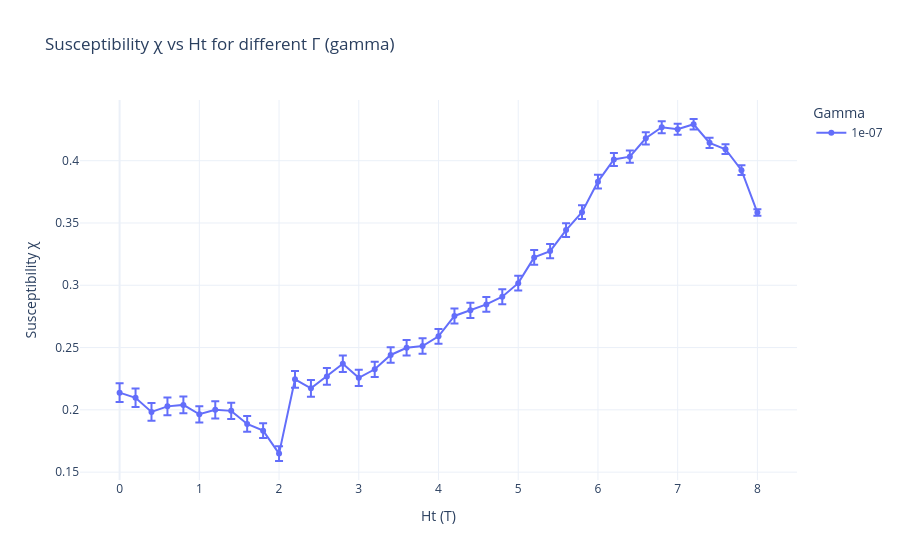

Notebook cell for this chart:
### Code cell
#Relaxed Ht = 2.0T
import pandas as pd
import glob
import numpy as np
import plotly.express as px
path = '/Users/jiakai/Desktop/SURF/code/_spirit/'
n_cycles = 240


# Pattern to match all relevant CSV files
file_pattern = path + f"Susceptibility_v2_multi_gammas_{dim}_*_per_gamma_20_anisotropy_1.5_relax_step_*_gammas_-5_relax_2.0_gamma_{gamma}_relaxed_*.csv"

# List all matching files
csv_files = glob.glob(file_pattern)

# Print how many files were found
print(f"Found {len(csv_files)} files.")
repeats = len(csv_files)
for f in csv_files:
    print(f)

# Read and concatenate all files
df_all_relaxed_small_1 = pd.concat([pd.read_csv(f) for f in csv_files], ignore_index=True)

# Average over cycles, std divided by sqrt(n_cycles)
df_avg_relaxed_small_1 = (
    df_all_relaxed_small_1.groupby(["gamma", "Ht"], as_index=False)
    .agg(
        chi_mean=("chi", "mean"),
        chi_std=("chi", lambda x: x.std(ddof=1) / np.sqrt(len(x)))
    )
)

# Plot
fig_relaxed_small_1 = px.line(
    df_avg_relaxed_small_1,
    x="Ht",
    y="chi_mean",
    error_y="chi_std",
    color="gamma",  # Different color per gamma
    markers=True,
    labels={
        "Ht": "Ht (T)",
        "chi_mean": "Susceptibility χ",
        "gamma": "Gamma",
    },
    title="Susceptibility χ vs Ht for different Γ (gamma)",
    template="plotly_white"
)


fig_relaxed_small_1.show()

### Figure 1 — Plotly figure (JSON) as saved in the notebook; plotly's stock layout.template omitted (floating-point values rounded to 4 significant figures)
{"data": [{"error_y": {"array": [0.007561, 0.007424, 0.007108, 0.007158, 0.00679, 0.006512, 0.006832, 0.00657, 0.006302, 0.005891, 0.005939, 0.006693, 0.006784, 0.006787, 0.00666, 0.00645, 0.006117, 0.006272, 0.006183, 0.006143, 0.00592, 0.006005, 0.006116, 0.005929, 0.005962, 0.005954, 0.005942, 0.005736, 0.0055, 0.005499, 0.005487, 0.005236, 0.004978, 0.004923, 0.0048, 0.004368, 0.004213, 0.004144, 0.003929, 0.003892, 0.002633]}, "hovertemplate": "Gamma=1e-07<br>Ht (T)=%{x}<br>Susceptibility χ=%{y}<extra></extra>", "legendgroup": "1e-07", "line": {"color": "#636efa", "dash": "solid"}, "marker": {"symbol": "circle"}, "mode": "lines+markers", "name": "1e-07", "orientation": "v", "showlegend": true, "x": [0.0, 0.2, 0.4, 0.6, 0.8, 1.0, 1.2, 1.4, 1.6, 1.8, 2.0, 2.2, 2.4, 2.6, 2.8, 3.0, 3.2, 3.4, 3.6, 3.8, 4.0, 4.2, 4.4, 4.6, 4.8, 5.0, 5.2, 5.4, 5.6, 5.8, 6.0, 6.2, 6.4, 6.6, 6.8, 7.0, 7.2, 7.4, 7.6, 7.8, 8.0], "xaxis": "x", "y": [0.2138, 0.2097, 0.1983, 0.2028, 0.204, 0.1964, 0.2, 0.1992, 0.1887, 0.1833, 0.1649, 0.2245, 0.2172, 0.2268, 0.237, 0.2257, 0.2325, 0.2441, 0.2498, 0.2512, 0.259, 0.2754, 0.2799, 0.2846, 0.2908, 0.3017, 0.3223, 0.3275, 0.3443, 0.3587, 0.3832, 0.401, 0.4032, 0.418, 0.4269, 0.4253, 0.4293, 0.4143, 0.4092, 0.3924, 0.3584], "yaxis": "y", "type": "scatter"}], "layout": {"xaxis": {"anchor": "y", "domain": [0.0, 1.0], "title": {"text": "Ht (T)"}}, "yaxis": {"anchor": "x", "domain": [0.0, 1.0], "title": {"text": "Susceptibility χ"}}, "legend": {"title": {"text": "Gamma"}, "tracegroupgap": 0}, "title": {"text": "Susceptibility χ vs Ht for different Γ (gamma)"}}}
